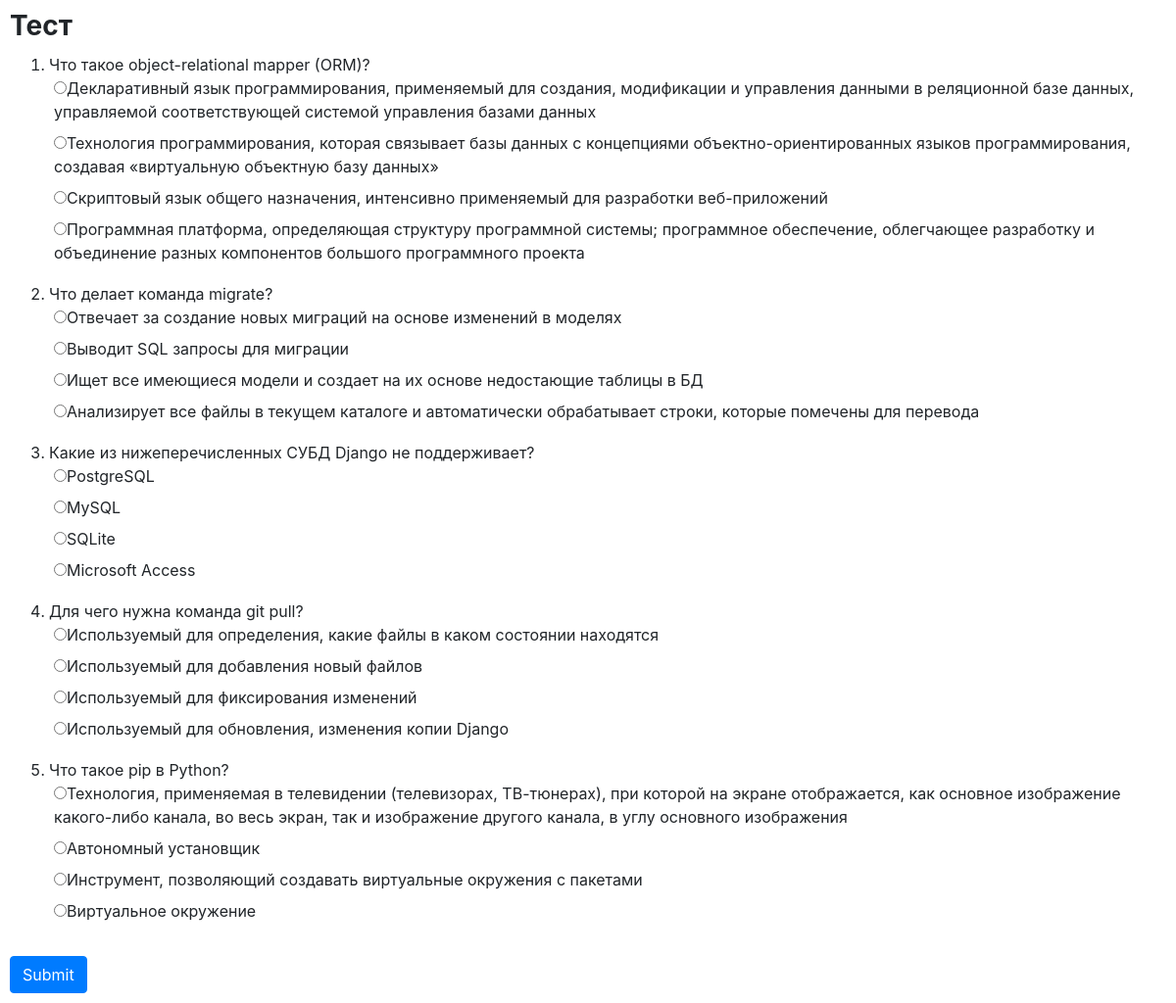
Page /test/ (signed in) on the committed database.
### testing/models.py (models this page shows)
class Test(models.Model):
    question = models.CharField(max_length=200)
    answers = models.CharField(max_length=800)
    correct_answer = models.CharField(max_length=200)

### testing/views.py (the view, shortened to what this page needs)
# urls.py: url(r'^test/$', views.TestList.as_view(), name='test'),
class TestList(APIView):
    renderer_classes = [TemplateHTMLRenderer]
    template_name = 'testing/index.html'
    def get(self, request):
        tests = Test.objects.all()
        serializer = TestSerializer(tests, many=True)
        return Response({'tests': serializer.data})

### testing/templatetags/testing_extras.py (called while the page is built)
@register.filter(name='split')
def split(line, splitter):
    return line.split(splitter)

### testing/templates/testing/index.html (shortened to what this page needs)
<!DOCTYPE html>
<html lang="en">
<head>
  <link rel="stylesheet" href="https://maxcdn.bootstrapcdn.com/bootstrap/4.0.0/css/bootstrap.min.css">
  {% load static %}
  {% load testing_extras %}
  <link rel="stylesheet" type="text/css" href="{% static 'testing/style.css' %}">
</head>
<body>
  {% if user.is_authenticated %}
    <h3><b>Тест</b></h3>
	<ol>
      {% for test in tests %}
        <div class="question">
	      <li>{{ test.question }}</li>
	      <div class="answers">
            {% for answer in test.answers|split:'|' %}
	          <div class="radio">
	            <label><input type="radio" name="{{ test.id }}" value="{{ answer }}" data-correct="{{ test.correct_answer }}">{{ answer }}</label>
	          </div>
            {% endfor %}
	      </div>
	    </div>
      {% endfor %}
    </ol>
    <button type="submit" class="btn btn-primary submit" onclick="postResult({{ tests|length }})">Submit</button>
  {% else %}
    <div id="login">
      <p>You are not logged in!</p>
      <a class="btn btn-primary" href="/auth/login/" role="button">Login</a>
    </div>
  {% endif %}
</body>
</html>

### testing/static/testing/style.css (style rules this page uses)
h3, .question, .submit { margin: 10px; }
.answers { margin-left: 5px; }

### rows in the picture
Test: question "Что такое object-relational mapper (ORM)?"
Test: question "Что делает команда migrate?"
Test: question "Какие из нижеперечисленных СУБД Django не поддерживает?"
Test: question "Для чего нужна команда git pull?"
Test: question "Что такое pip в Python?"

### other values in the picture
{{ answer }} "Декларативный язык программирования, применяемый для создания, модификации и управления данными в реляционной базе данных, управляемой соответствующей системой управления базами данных" "Технология программирования, которая связывает базы данных с концепциями объектно-ориентированных языков программирования, создавая «виртуальную объектную базу данных»" "Скриптовый язык общего назначения, интенсивно применяемый для разработки веб-приложений" "Программная платформа, определяющая структуру программной системы; программное обеспечение, облегчающее разработку и объединение разных компонентов большого программного проекта" "Отвечает за создание новых миграций на основе изменений в моделях" "Выводит SQL запросы для миграции" "Ищет все имеющиеся модели и создает на их основе недостающие таблицы в БД" "Анализирует все файлы в текущем каталоге и автоматически обрабатывает строки, которые помечены для перевода" "PostgreSQL" "MySQL" "SQLite" "Microsoft Access" "Используемый для определения, какие файлы в каком состоянии находятся" "Используемый для добавления новый файлов" "Используемый для фиксирования изменений" "Используемый для обновления, изменения копии Django" "Автономный установщик" "Инструмент, позволяющий создавать виртуальные окружения с пакетами" "Виртуальное окружение"
